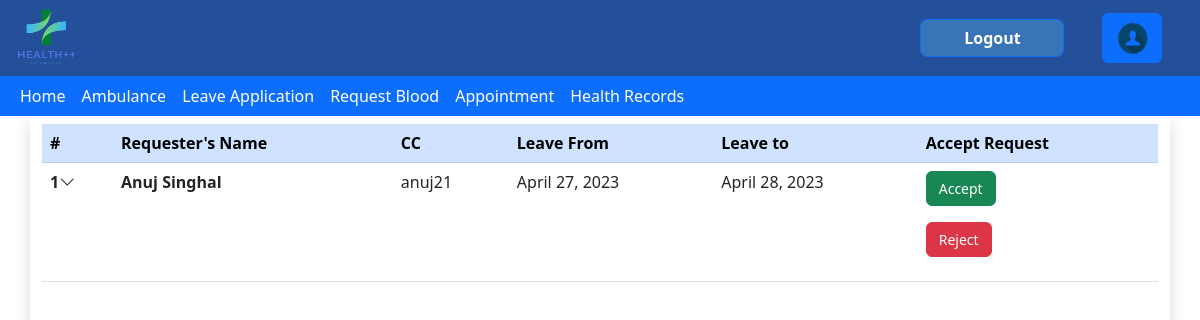
The page /leave/ViewApplications/ (signed in) on the database as committed earlier.
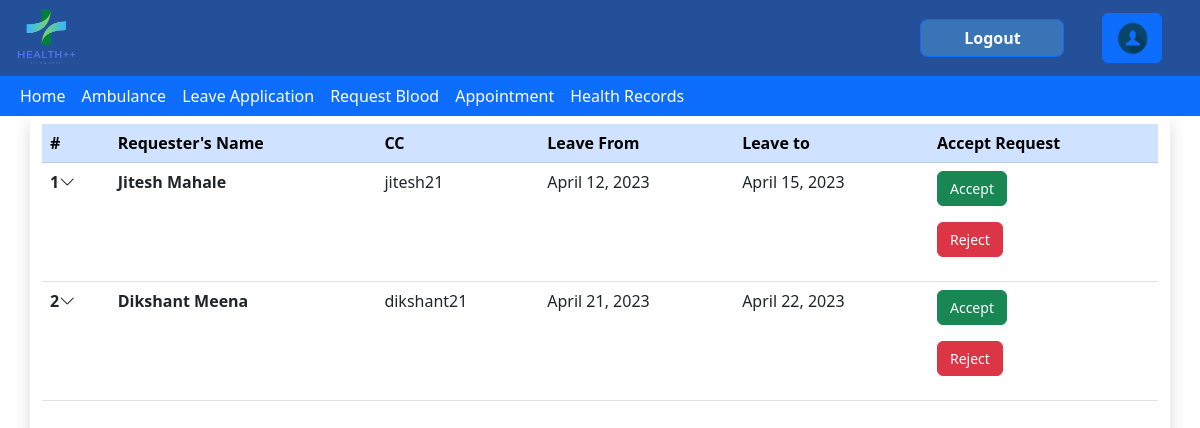
The same page on the database as committed later.
### leaveapp/models.py (models this page shows)
class LeaveApplication(models.Model):
    Account=models.ForeignKey(Account,on_delete=models.CASCADE,null=True)
    Leave_details=models.ForeignKey(Leave_detail,on_delete=models.CASCADE,null=True)
    Status=models.CharField(choices=status_choices,default='Pending',max_length=100,blank=True)

class Leave_detail(models.Model):
    FromDate=models.DateField()
    ToDate=models.DateField()
    Description=models.TextField(max_length=200)
    Prescription_Image=models.ImageField()
    requestTime=models.TimeField(null=True,blank=True)

### members/models.py (models this page shows, shortened)
class Account(models.Model):
    user=models.OneToOneField(User,on_delete=models.CASCADE)
    Role=models.CharField(max_length=100,choices=roles,default="Student",blank=True)
    DOB=models.DateField(blank=True,null=True)
    BloodG=models.CharField(choices=BloodG,null=True,max_length=20)
    CCID=models.CharField(null=True,max_length=20)
    Gender=models.CharField(null=True,default='Male',max_length=10)
    ContactNo=models.CharField(null=True,blank=True,max_length=13)

### leaveapp/views.py (the view)
# urls.py: path("ViewApplications/",views.viewApplications,name="ViewApplications"),
@login_required
def viewApplications(request):
    AllApps=LeaveApplication.objects.all()
    returnList=[]
    for application in AllApps:
        if (application.Status=="Pending"):
            returnList.append(application)
    return render(request,'leaveapp/ViewApplications.html',{
        "Queue":returnList,
        "Status":"Pending",
    })

### leaveapp/templates/leaveapp/ViewApplications.html (shortened to what this page needs)
{% extends 'health/base.html' %}
{%load static%}
{%block content%}
<html lang="en">
<head>
    <link href="https://cdn.jsdelivr.net/npm/bootstrap@5.3.0-alpha1/dist/css/bootstrap.min.css" rel="stylesheet"
>
    <link rel="stylesheet" href="https://cdn.jsdelivr.net/npm/bootstrap-icons@1.5.0/font/bootstrap-icons.css" />
</head>
<body>
    {%if user.account.Role == 'Student' or user.account.Role == 'DUGC'%}
    <div class="container shadow min-vh-100 py-2">
        <div class="table-responsive">
            <table class="table accordion">
                <thead class="table-primary">
                    <tr>
                        <th scope="col">#</th>
                        <th scope="col">Requester's Name</th>
                        <th scope="col">CC</th>
                        <th scope="col">Leave From</th>
                        <th scope="col">Leave to</th>
                        <th scope="col">Accept Request</th>
                    </tr>
                </thead>
                <tbody>
                    {% for Application in Queue %}
                    <tr data-bs-toggle="collapse" data-bs-target="#r{{forloop.counter}}" class="accordion-toggle">
                        <th scope="row">{{forloop.counter}}<i class="bi bi-chevron-down onhover-grey"></i></th>
                        <td><strong>{{Application.Account.user.get_full_name}}</strong></td>
                        <td>{{Application.Account.CCID}}</td>
                        <td>{{Application.Leave_details.FromDate}}</td>
                        <td>{{Application.Leave_details.ToDate}}</td>
                        {% if Status == 'Pending'  %}
                        <td>
                            <form id="accept-reject-form" method="POST" action="{% url 'Application_Response'%}">
                                <button type="submit" class="btn btn-success" style="font-size: 14;" name="submit" value="accept">Accept</button>
                                </form>
                            <form id="accept-reject-form" method="POST" action="{% url 'Application_Response'%}">
                                <button type="submit" class="btn btn-danger" style="font-size: 14;" name="submit" value="reject">Reject</button>
                                </form>
                        </td>
                        {%endif%}
                    </tr>
                    {%endfor%}
                </tbody>
            </table>
        </div>
    </div>
</body>
{%else%}
<h1>You are not authorized to acces this page</h1>
{%endif%}
</html>
{% endblock %}

### health/templates/health/base.html (shortened to what this page needs)
{%load static%}
<head>
    <link href="https://cdn.jsdelivr.net/npm/bootstrap@5.3.0-alpha1/dist/css/bootstrap.min.css" rel="stylesheet">
</head>
{%if user.is_authenticated%}
<body>
    <div>
        <div class="header">
            <a href="{% url 'home'%}">
                <img
                    class="mt-2 mx-3"
                    id="image"
                    src="{% static 'health/images/logo.png'%}"
                    style='width: 60px; height: 60px;'
                    alt="App logo"
                />
            </a>
            <div style="display: flex; justify-content: flex-end; flex-direction: row;">
                <a id="usersign" href="{% url 'logoutUser' %}" class="btn btn-primary">
                    <div class="text-white">Logout</div>
                </a>
                <a href="{%url 'show_profile' %}">
                    <img
                    class="btn btn-primary"
                    id="image"
                    src="{% static 'health/images/common/user_logo.png'%}"
                    style='width: 60px; height: 50px; margin-top:13px; margin-right:10mm;'
                    alt="user icon"
                    />
                </a>
            </div>
        </div>
    </div>
    <div>
        <nav class="navbar navbar-expand-sm bg-primary" style="padding: 0;">
            <div class="container-fluid">
                <div
                    class="navbar-collapse collapse show"
                    id="navbarSupportedContent"
                >
                    <ul class="navbar-nav me-auto mb-2 mb-lg-0">
                        <li class="nav-item">
                            <a class="nav-link" aria-current="page" href="{% url 'home'%}">
                                Home
                            </a>
                        </li>
                        {% if user.account.Role != 'DUGC'%}
                        <li class="nav-item">
                            <a class="nav-link" aria-current="page" href="/ambulance">
                                Ambulance
                            </a>
                        </li>
                        {%endif%}
                        <li class="nav-item">
                            {% if user.account.Role == 'DUGC'%}
                            <a class="nav-link" href="{% url 'ViewApplications' %}">
                                Leave Applications
                            </a>
                            {% else%}
                            {%if user.account.Role == 'Student' %}
                            <a class="nav-link" href="{% url 'leave' %}">
                                Leave Application
                            </a>
                            {%endif%}
                            {%endif%}
                        </li>
                        {%if user.account.Role == 'Student' or user.account.Role == 'Receptionist' or user.account.Role == 'Doctor' %}
                        <li class="nav-item">
                            <a class="nav-link" href="/blood_donate">
                                Request Blood
                            </a>
                        </li>
                        {%endif%}
                        {%if user.account.Role == 'Student' or user.account.Role == 'Receptionist' or user.account.Role == 'Doctor'%}
                        <li class="nav-item">
                            <a class="nav-link" href="{% url 'book_appointment'%}">
                                Appointment
                            </a>
                        </li>
                        {% endif %}
                        {% if user.account.Role == 'Student' or user.account.Role == 'Student'%}
                        <li class="nav-item">
                            <a class="nav-link" href="{% url 'health_records'%}">
                                Health Records
                            </a>
                        </li>
                        {% elif user.account.Role == 'Receptionist' or user.account.Role == 'Doctor'%}
                        <li class="nav-item">
                            <a class="nav-link" href="{% url 'home_health_record'%}">
                                Health Records
                            </a>
                        </li>
                        {% endif%}
                    </ul>
                </div>
            </div>
        </nav>
    </div>
    {% endif %}
</body>
{%block content%}
{%endblock%}

### health/templates/health/base.html (style rules this page uses)
.header { width: 100%; height: 20mm; background-color: #235098; }
#image { float: left; }
#usersign { float: right; background-color:rgb(57, 116, 183); background-repeat: no-repeat; margin-top:5mm; border-radius: 2mm; margin-left: 5mm; margin-right: 10mm; font-weight: bold; width: 9em; height: 10mm; }
.navbar .navbar-nav .nav-item .nav-link { color: white; }

Rows that differ between the two databases and show on the page:
removed LeaveApplication: Account.user.get_full_name "Anuj Singhal", Account.CCID "anuj21", Leave_details.FromDate "April 27, 2023", Leave_details.ToDate "April 28, 2023"
added LeaveApplication: Account.user.get_full_name "Jitesh Mahale", Account.CCID "jitesh21", Leave_details.FromDate "April 12, 2023", Leave_details.ToDate "April 15, 2023"
added LeaveApplication: Account.user.get_full_name "Dikshant Meena", Account.CCID "dikshant21", Leave_details.FromDate "April 21, 2023", Leave_details.ToDate "April 22, 2023"
